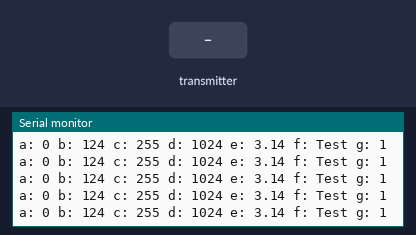
A sketch run on a simulated Arduino Uno, built with avr-gcc and run on an emulated ATmega328P. On the bench: the last lines printed to the serial monitor. Inputs (shaded band) come from the test bench. No radio packets arrive unless stated.

Above: at 1.8 s.
1.9 s: the transmitter starts sending b = 0
At 2.0 s:
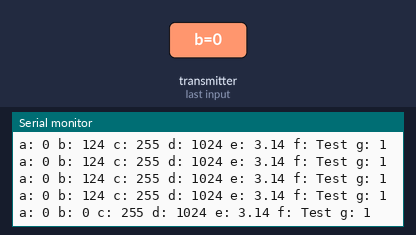
4.9 s: the transmitter starts sending a = 64
At 5.03 s:
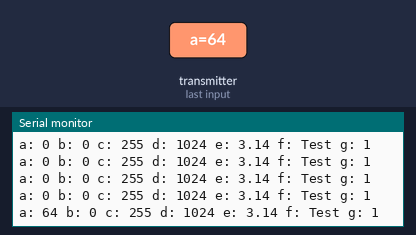
7.9 s: the transmitter starts sending c = 0
At 8.02 s:
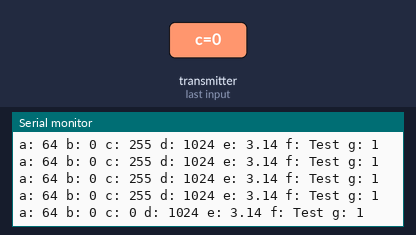
10.9 s: the transmitter starts sending d = 0
At 10.99 s:
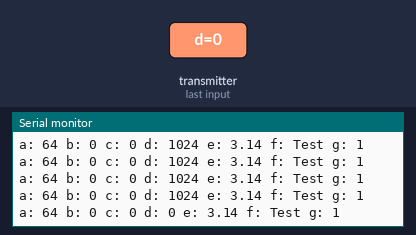
13.9 s: the transmitter starts sending e = 25
At 13.99 s:
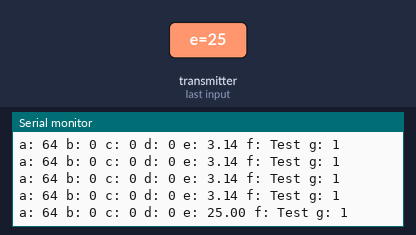
16.9 s: the transmitter starts sending a = 0
At 17.01 s:
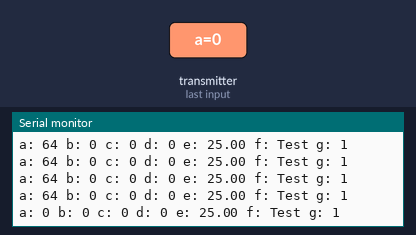
Timing chart, 0 to 19.9 s (numbered marks = the images above; inputs shaded):
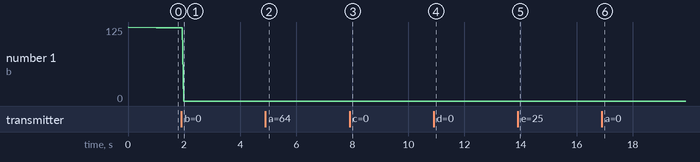

The sketch:

unoikili.ino
```cpp
#include <SPI.h>
#include <nRF24L01.h>
#include <RF24.h>

RF24 radio(10, 9); // CE, CSN

const byte address[6] = "00001";

// Max size of this struct is 32 bytes - NRF24L01 buffer limit
struct Data_Package {
  byte a = 0;
  byte b = 125;
  byte c = 255;
  int d = 1024;
  float e = 3.141592;
  String f = "Test";
  bool g = 1;
};

Data_Package data; //Create a variable with the above structure

void setup() {
  Serial.begin(9600);
  radio.begin();
  radio.openReadingPipe(0, address);
  radio.setPALevel(RF24_PA_MIN);
  radio.startListening();
}

void loop() {
  // Check whether there is data to be received
  if (radio.available()) {
    radio.read(&data, sizeof(Data_Package)); // Read the whole data and store it into the 'data' structure
  }
  Serial.print("a: ");
  Serial.print(data.a);
  Serial.print(" b: ");
  Serial.print(data.b);
  Serial.print(" c: ");
  Serial.print(data.c);
  Serial.print(" d: ");
  Serial.print(data.d);
  Serial.print(" e: ");
  Serial.print(data.e);
  Serial.print(" f: ");
  Serial.print(data.f);
  Serial.print(" g: ");
  Serial.println(data.g);

  if (data.b == 125) {
    Serial.print("geldi adam geldi");
    data.b = 124;
    delay(1000);
    }
}
```

Measured:
- after the input at 1.9 s, the serial monitor: prints a new line after 0.08 s (image 1)
- after the input at 4.9 s, the serial monitor: prints a new line after 0.11 s (image 2)
- after the input at 7.9 s, the serial monitor: prints a new line after 0.11 s (image 3)
- after the input at 10.9 s, the serial monitor: prints a new line after 0.07 s (image 4)
- after the input at 13.9 s, the serial monitor: prints a new line after 0.07 s (image 5)
- after the input at 16.9 s, the serial monitor: prints a new line after 0.09 s (image 6)
